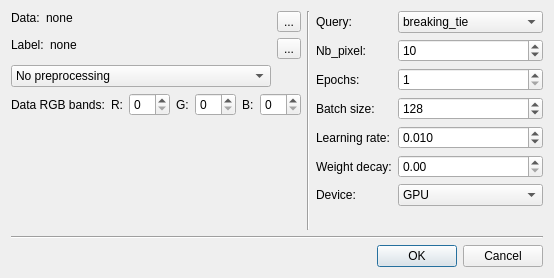
<?xml version="1.0" encoding="UTF-8"?>
<ui version="4.0">
 <class>dataset_dialog</class>
 <widget class="QDialog" name="dataset_dialog">
  <property name="geometry">
   <rect>
    <x>0</x>
    <y>0</y>
    <width>554</width>
    <height>278</height>
   </rect>
  </property>
  <property name="minimumSize">
   <size>
    <width>554</width>
    <height>278</height>
   </size>
  </property>
  <property name="focusPolicy">
   <enum>Qt::StrongFocus</enum>
  </property>
  <property name="windowTitle">
   <string>Query config</string>
  </property>
  <layout class="QVBoxLayout" name="verticalLayout">
   <property name="sizeConstraint">
    <enum>QLayout::SetMinimumSize</enum>
   </property>
   <item>
    <layout class="QHBoxLayout" name="horizontalLayout">
     <property name="sizeConstraint">
      <enum>QLayout::SetDefaultConstraint</enum>
     </property>
     <item>
      <layout class="QVBoxLayout" name="verticalLayout_3">
       <property name="sizeConstraint">
        <enum>QLayout::SetDefaultConstraint</enum>
       </property>
       <item>
        <layout class="QGridLayout" name="gridLayout">
         <property name="sizeConstraint">
          <enum>QLayout::SetDefaultConstraint</enum>
         </property>
         <item row="1" column="3">
          <widget class="QToolButton" name="toolButton_selectLabel">
           <property name="text">
            <string>...</string>
           </property>
          </widget>
         </item>
         <item row="0" column="2">
          <layout class="QFormLayout" name="formLayout">
           <item row="0" column="0">
            <widget class="QLabel" name="label_data_title">
             <property name="text">
              <string>Data:</string>
             </property>
            </widget>
           </item>
           <item row="0" column="1">
            <widget class="QLabel" name="label_data_name">
             <property name="text">
              <string>none</string>
             </property>
            </widget>
           </item>
          </layout>
         </item>
         <item row="0" column="3">
          <widget class="QToolButton" name="toolButton_selectData">
           <property name="text">
            <string>...</string>
           </property>
          </widget>
         </item>
         <item row="5" column="2" colspan="2">
          <layout class="QHBoxLayout" name="horizontalLayout_2">
           <property name="sizeConstraint">
            <enum>QLayout::SetDefaultConstraint</enum>
           </property>
           <item>
            <widget class="QLabel" name="label_RGB">
             <property name="text">
              <string>Data RGB bands:</string>
             </property>
            </widget>
           </item>
           <item alignment="Qt::AlignRight">
            <widget class="QLabel" name="label_R">
             <property name="text">
              <string>R:</string>
             </property>
            </widget>
           </item>
           <item>
            <widget class="QSpinBox" name="spinBox_R"/>
           </item>
           <item alignment="Qt::AlignRight">
            <widget class="QLabel" name="label_G">
             <property name="text">
              <string>G:</string>
             </property>
            </widget>
           </item>
           <item>
            <widget class="QSpinBox" name="spinBox_G"/>
           </item>
           <item alignment="Qt::AlignRight">
            <widget class="QLabel" name="label_B">
             <property name="text">
              <string>B:</string>
             </property>
            </widget>
           </item>
           <item>
            <widget class="QSpinBox" name="spinBox_B"/>
           </item>
          </layout>
         </item>
         <item row="1" column="2">
          <layout class="QFormLayout" name="formLayout_2">
           <item row="0" column="0">
            <widget class="QLabel" name="label_label_title">
             <property name="text">
              <string>Label:</string>
             </property>
            </widget>
           </item>
           <item row="0" column="1">
            <widget class="QLabel" name="label_label_name">
             <property name="text">
              <string>none</string>
             </property>
            </widget>
           </item>
          </layout>
         </item>
         <item row="4" column="2">
          <widget class="QComboBox" name="comboBox_preprocessing">
           <item>
            <property name="text">
             <string>No preprocessing</string>
            </property>
           </item>
           <item>
            <property name="text">
             <string>SLIC segmentation</string>
            </property>
           </item>
          </widget>
         </item>
        </layout>
       </item>
       <item>
        <spacer name="verticalSpacer">
         <property name="orientation">
          <enum>Qt::Vertical</enum>
         </property>
         <property name="sizeHint" stdset="0">
          <size>
           <width>20</width>
           <height>40</height>
          </size>
         </property>
        </spacer>
       </item>
      </layout>
     </item>
     <item>
      <widget class="Line" name="line_2">
       <property name="orientation">
        <enum>Qt::Vertical</enum>
       </property>
      </widget>
     </item>
     <item>
      <layout class="QFormLayout" name="formLayout_3">
       <item row="0" column="0">
        <widget class="QLabel" name="label_2">
         <property name="text">
          <string>Query:</string>
         </property>
        </widget>
       </item>
       <item row="0" column="1">
        <widget class="QComboBox" name="comboBox_query">
         <item>
          <property name="text">
           <string>breaking_tie</string>
          </property>
         </item>
         <item>
          <property name="text">
           <string>bald</string>
          </property>
         </item>
         <item>
          <property name="text">
           <string>coreset</string>
          </property>
         </item>
        </widget>
       </item>
       <item row="1" column="0">
        <widget class="QLabel" name="label_3">
         <property name="text">
          <string>Nb_pixel:</string>
         </property>
        </widget>
       </item>
       <item row="1" column="1">
        <widget class="QSpinBox" name="spinBox_n_px">
         <property name="minimum">
          <number>1</number>
         </property>
         <property name="value">
          <number>10</number>
         </property>
        </widget>
       </item>
       <item row="2" column="0">
        <widget class="QLabel" name="label_4">
         <property name="text">
          <string>Epochs:</string>
         </property>
        </widget>
       </item>
       <item row="2" column="1">
        <widget class="QSpinBox" name="spinBox_epochs">
         <property name="minimum">
          <number>1</number>
         </property>
        </widget>
       </item>
       <item row="3" column="0">
        <widget class="QLabel" name="label_5">
         <property name="text">
          <string>Batch size:</string>
         </property>
        </widget>
       </item>
       <item row="3" column="1">
        <widget class="QSpinBox" name="spinBox_batch_size">
         <property name="minimum">
          <number>1</number>
         </property>
         <property name="maximum">
          <number>100000</number>
         </property>
         <property name="value">
          <number>128</number>
         </property>
        </widget>
       </item>
       <item row="4" column="0">
        <widget class="QLabel" name="label_6">
         <property name="text">
          <string>Learning rate:</string>
         </property>
        </widget>
       </item>
       <item row="4" column="1">
        <widget class="QDoubleSpinBox" name="doubleSpinBox_lr">
         <property name="decimals">
          <number>3</number>
         </property>
         <property name="minimum">
          <double>0.001000000000000</double>
         </property>
         <property name="maximum">
          <double>10.000000000000000</double>
         </property>
         <property name="singleStep">
          <double>0.001000000000000</double>
         </property>
         <property name="value">
          <double>0.010000000000000</double>
         </property>
        </widget>
       </item>
       <item row="5" column="0">
        <widget class="QLabel" name="label_7">
         <property name="text">
          <string>Weight decay:</string>
         </property>
        </widget>
       </item>
       <item row="5" column="1">
        <widget class="QDoubleSpinBox" name="doubleSpinBox_weight_decay">
         <property name="singleStep">
          <double>0.010000000000000</double>
         </property>
        </widget>
       </item>
       <item row="6" column="0">
        <widget class="QLabel" name="label_8">
         <property name="text">
          <string>Device:</string>
         </property>
        </widget>
       </item>
       <item row="6" column="1">
        <widget class="QComboBox" name="comboBox_device">
         <item>
          <property name="text">
           <string>GPU</string>
          </property>
         </item>
         <item>
          <property name="text">
           <string>CPU</string>
          </property>
         </item>
        </widget>
       </item>
      </layout>
     </item>
    </layout>
   </item>
   <item alignment="Qt::AlignBottom">
    <widget class="Line" name="line">
     <property name="sizePolicy">
      <sizepolicy hsizetype="Minimum" vsizetype="Fixed">
       <horstretch>0</horstretch>
       <verstretch>0</verstretch>
      </sizepolicy>
     </property>
     <property name="orientation">
      <enum>Qt::Horizontal</enum>
     </property>
    </widget>
   </item>
   <item>
    <widget class="QDialogButtonBox" name="buttonBox">
     <property name="sizePolicy">
      <sizepolicy hsizetype="Preferred" vsizetype="Maximum">
       <horstretch>0</horstretch>
       <verstretch>0</verstretch>
      </sizepolicy>
     </property>
     <property name="orientation">
      <enum>Qt::Horizontal</enum>
     </property>
     <property name="standardButtons">
      <set>QDialogButtonBox::Cancel|QDialogButtonBox::Ok</set>
     </property>
    </widget>
   </item>
  </layout>
  <zorder>buttonBox</zorder>
  <zorder>line</zorder>
 </widget>
 <resources/>
 <connections>
  <connection>
   <sender>buttonBox</sender>
   <signal>accepted()</signal>
   <receiver>dataset_dialog</receiver>
   <slot>accept()</slot>
   <hints>
    <hint type="sourcelabel">
     <x>227</x>
     <y>280</y>
    </hint>
    <hint type="destinationlabel">
     <x>157</x>
     <y>274</y>
    </hint>
   </hints>
  </connection>
  <connection>
   <sender>buttonBox</sender>
   <signal>rejected()</signal>
   <receiver>dataset_dialog</receiver>
   <slot>reject()</slot>
   <hints>
    <hint type="sourcelabel">
     <x>295</x>
     <y>286</y>
    </hint>
    <hint type="destinationlabel">
     <x>286</x>
     <y>274</y>
    </hint>
   </hints>
  </connection>
 </connections>
</ui>
